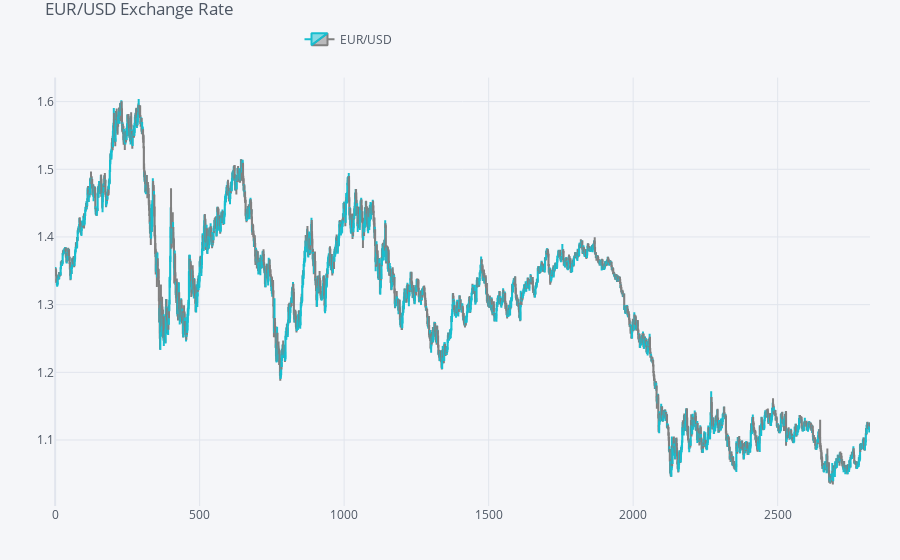

Here is the notebook cell this chart was saved with:
### Code cell
plyo.iplot(qf.iplot(asFigure=True),
          filename='qf_01')

### Figure 1 — Plotly figure (JSON) as saved in the notebook; plotly's stock layout.template omitted (floating-point values rounded to 4 significant figures; data arrays with more than 128 entries replaced by an {"elided": "..."} marker saying what was removed)
{"data": [{"close": {"elided": "2820 float values"}, "decreasing": {"line": {"color": "#808080"}}, "high": {"elided": "2820 float values"}, "increasing": {"line": {"color": "#17BECF"}}, "low": {"elided": "2820 float values"}, "name": "EUR/USD", "open": {"elided": "2820 float values"}, "showlegend": true, "type": "candlestick", "x": {"elided": "2820 int values"}, "yaxis": "y2"}], "layout": {"legend": {"bgcolor": "#F5F6F9", "font": {"color": "#4D5663"}, "orientation": "h", "x": 0.3, "y": 0.95, "yanchor": "bottom"}, "margin": {"b": 30, "l": 30, "r": 30, "t": 30}, "paper_bgcolor": "#F5F6F9", "plot_bgcolor": "#F5F6F9", "showlegend": true, "title": {"font": {"color": "#4D5663"}, "text": "EUR/USD Exchange Rate"}, "xaxis": {"anchor": "y2", "gridcolor": "#E1E5ED", "rangeselector": {"bgcolor": "rgba(150, 200, 250, 1)", "buttons": [{"count": 1, "label": "1m", "step": "month", "stepmode": "backward"}, {"count": 1, "label": "1y", "step": "year", "stepmode": "backward"}], "font": {"size": 13}, "visible": false, "x": 0, "y": 0.9}, "rangeslider": {"visible": false}, "showgrid": true, "tickfont": {"color": "#4D5663"}, "title": {"font": {"color": "#4D5663"}, "text": ""}, "zerolinecolor": "#E1E5ED"}, "yaxis": {"gridcolor": "#E1E5ED", "showgrid": true, "showticklabels": false, "tickfont": {"color": "#4D5663"}, "title": {"font": {"color": "#4D5663"}, "text": ""}, "zerolinecolor": "#E1E5ED"}, "yaxis2": {"domain": [0, 0.9], "gridcolor": "#E1E5ED", "showgrid": true, "tickfont": {"color": "#4D5663"}, "title": {"font": {"color": "#4D5663"}, "text": ""}, "zerolinecolor": "#E1E5ED"}}}
